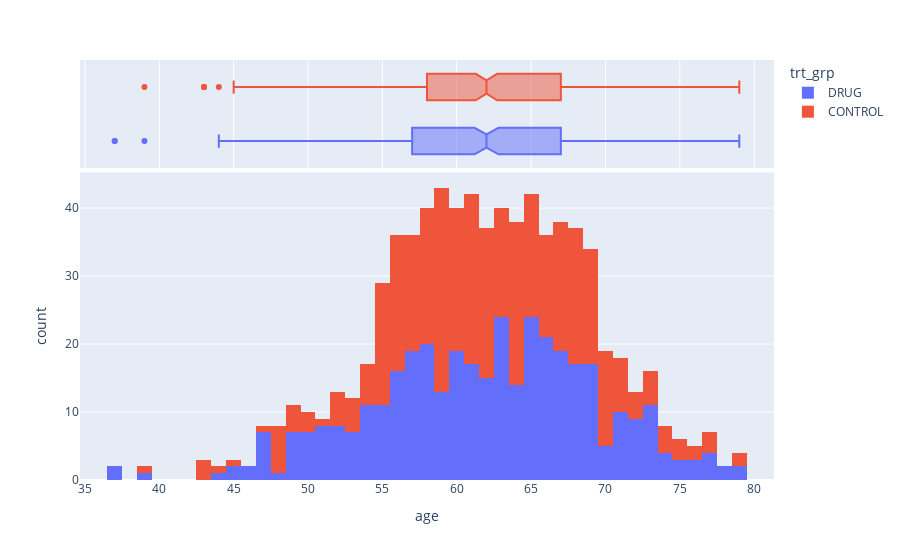

Source (notebook cell):
### Code cell
px.histogram(df_merged, x="age", color="trt_grp", marginal="box")

### Figure 1 — Plotly figure (JSON) as saved in the notebook; plotly's stock layout.template omitted (floating-point values rounded to 4 significant figures; data arrays with more than 128 entries replaced by an {"elided": "..."} marker saying what was removed)
{"data": [{"alignmentgroup": "True", "bingroup": "x", "hovertemplate": "trt_grp=DRUG<br>age=%{x}<br>count=%{y}<extra></extra>", "legendgroup": "DRUG", "marker": {"color": "#636efa", "pattern": {"shape": ""}}, "name": "DRUG", "offsetgroup": "DRUG", "orientation": "v", "showlegend": true, "type": "histogram", "x": {"elided": "383 int values"}, "xaxis": "x", "yaxis": "y"}, {"alignmentgroup": "True", "hovertemplate": "trt_grp=DRUG<br>age=%{x}<extra></extra>", "legendgroup": "DRUG", "marker": {"color": "#636efa"}, "name": "DRUG", "notched": true, "offsetgroup": "DRUG", "showlegend": false, "type": "box", "x": {"elided": "383 int values"}, "xaxis": "x2", "yaxis": "y2"}, {"alignmentgroup": "True", "bingroup": "x", "hovertemplate": "trt_grp=CONTROL<br>age=%{x}<br>count=%{y}<extra></extra>", "legendgroup": "CONTROL", "marker": {"color": "#EF553B", "pattern": {"shape": ""}}, "name": "CONTROL", "offsetgroup": "CONTROL", "orientation": "v", "showlegend": true, "type": "histogram", "x": {"elided": "385 int values"}, "xaxis": "x", "yaxis": "y"}, {"alignmentgroup": "True", "hovertemplate": "trt_grp=CONTROL<br>age=%{x}<extra></extra>", "legendgroup": "CONTROL", "marker": {"color": "#EF553B"}, "name": "CONTROL", "notched": true, "offsetgroup": "CONTROL", "showlegend": false, "type": "box", "x": {"elided": "385 int values"}, "xaxis": "x2", "yaxis": "y2"}], "layout": {"barmode": "relative", "legend": {"title": {"text": "trt_grp"}, "tracegroupgap": 0}, "margin": {"t": 60}, "xaxis": {"anchor": "y", "domain": [0, 1], "title": {"text": "age"}}, "xaxis2": {"anchor": "y2", "domain": [0, 1], "matches": "x", "showgrid": true, "showticklabels": false}, "yaxis": {"anchor": "x", "domain": [0, 0.7326], "title": {"text": "count"}}, "yaxis2": {"anchor": "x2", "domain": [0.7426, 1], "matches": "y2", "showgrid": false, "showline": false, "showticklabels": false, "ticks": ""}}}
